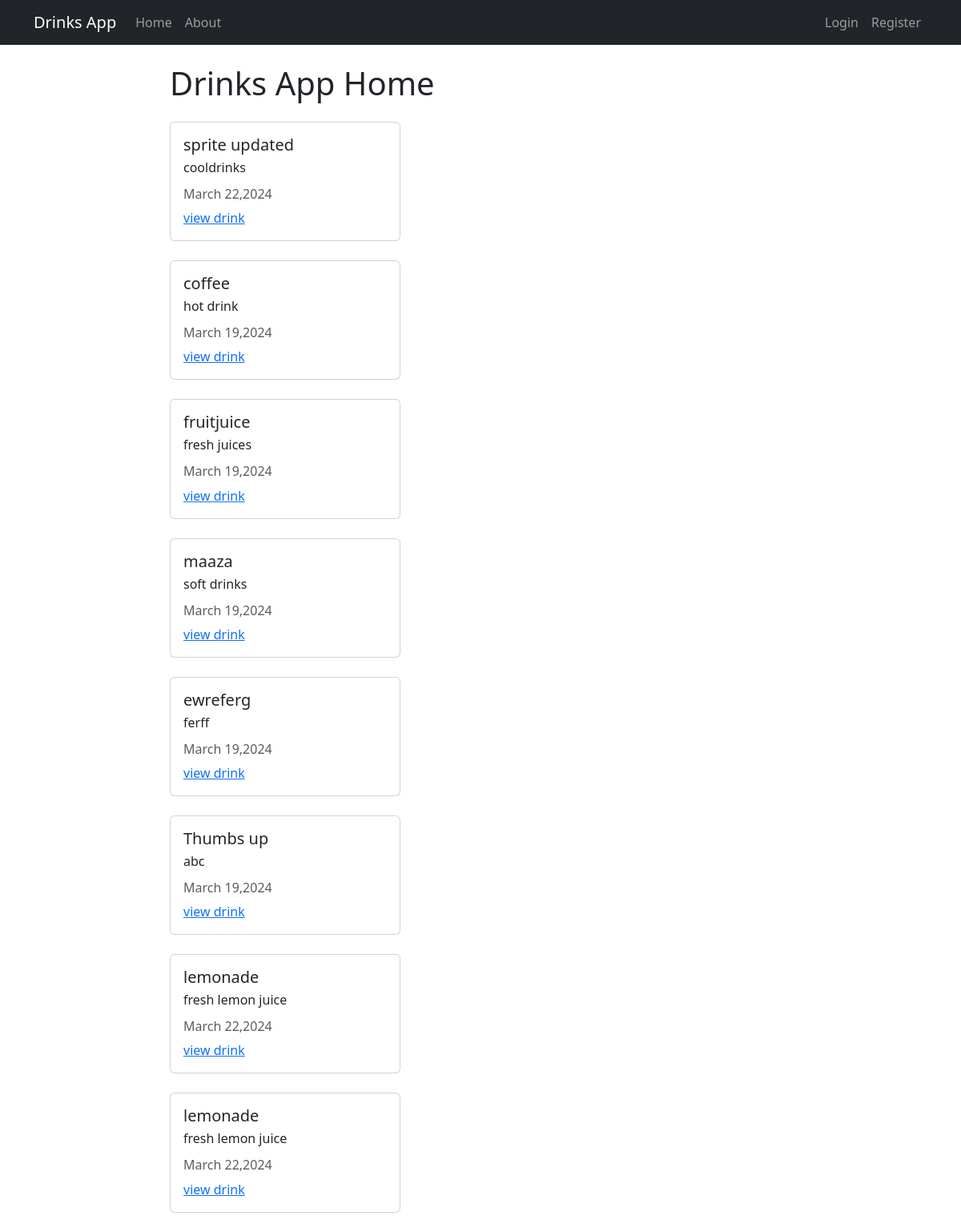
The page / on the database its author committed.
### drinks/models.py (models this page shows, shortened)
class drink(models.Model):
    title = models.CharField(max_length=100)
    description = models.TextField()
    ingredients = models.TextField( default = '')
    author = models.ForeignKey(User, on_delete = models.CASCADE)
    created_at = models.DateTimeField(auto_now_add = True)
    updated_at = models.DateTimeField(auto_now = True)

### drinks/views.py (the view)
# urls.py: path('', views.DrinkListView.as_view(), name="drinks-home"),
class DrinkListView(ListView):
    model =models.drink
    template_name = 'drinks/home.html'
    context_object_name ='drinks'

### drinks/templates/drinks/home.html (shortened to what this page needs)
{% extends 'drinks/base.html' %}
    {% block content %}
        <h1> Drinks App Home </h1>
        {% for drink in drinks %}
            <div class="card my-4" style="width: 18rem;">
                <div class="card-body">
                  <h5 class="card-title">{{ drink.title }}</h5>
                  <p class="card-text"> {{ drink.description }}</p>
                  <h6 class="card-subtitle mb-2 text-body-secondary">{{ drink.updated_at |date:"F d,Y" }}</h6>
                  <a href="{% url 'drinks-detail' drink.pk %}" class="card-link">view drink</a>
                </div>
              </div>
        {% endfor %}
{% endblock content %}

### drinks/templates/drinks/base.html (shortened to what this page needs)
<!DOCTYPE html>
<html lang="en">
    <head>
        <link href="https://cdn.jsdelivr.net/npm/bootstrap@5.3.3/dist/css/bootstrap.min.css"
         rel="stylesheet"
        />
    </head>
    <body>
        <nav class="navbar navbar-expand-lg navbar-dark bg-dark">
            <div class="container">
              <a class="navbar-brand" href="{% url 'drinks-home' %}">Drinks App</a>
              <div class="collapse navbar-collapse" id="navbarNav">
                <ul class="navbar-nav">
                  <li class="nav-item">
                    <a class="nav-link " aria-current="page" href="{% url 'drinks-home' %}">Home</a>
                  </li>
                  <li class="nav-item">
                    <a class="nav-link" href="{% url 'drinks-about' %}">About</a>
                  </li>
                </ul>
              </div>
              <div class ="navbar-nav">
                {% if user.is_authenticated %}
                  <a class="nav-item nav-link" href="{% url 'user-profile' %}"> My Profile</a>
                  <form action="{% url 'user-logout' %}" method="POST">
                    {% csrf_token %}
                    <button type="submit"> logout</button>
                  </form>
                {% else %}
                <a class="nav-item nav-link" href="{% url 'user-login' %}"> Login</a>
                <a class="nav-item nav-link" href="{% url 'user-register' %}"> Register</a>
                {% endif %}
              </div>
            </div>
          </nav>
          <div class="container mt-4 col-8">
              {% block content %}  {% endblock content %}
            </div>
    </body>
</html>

### rows shown on the page
drink: title "sprite updated", description "cooldrinks", updated_at "March 22,2024"
drink: title "coffee", description "hot drink", updated_at "March 19,2024"
drink: title "fruitjuice", description "fresh juices", updated_at "March 19,2024"
drink: title "maaza", description "soft drinks", updated_at "March 19,2024"
drink: title "ewreferg", description "ferff", updated_at "March 19,2024"
drink: title "Thumbs up", description "abc", updated_at "March 19,2024"
drink: title "lemonade", description "fresh lemon juice", updated_at "March 22,2024"
drink: title "lemonade", description "fresh lemon juice", updated_at "March 22,2024"
